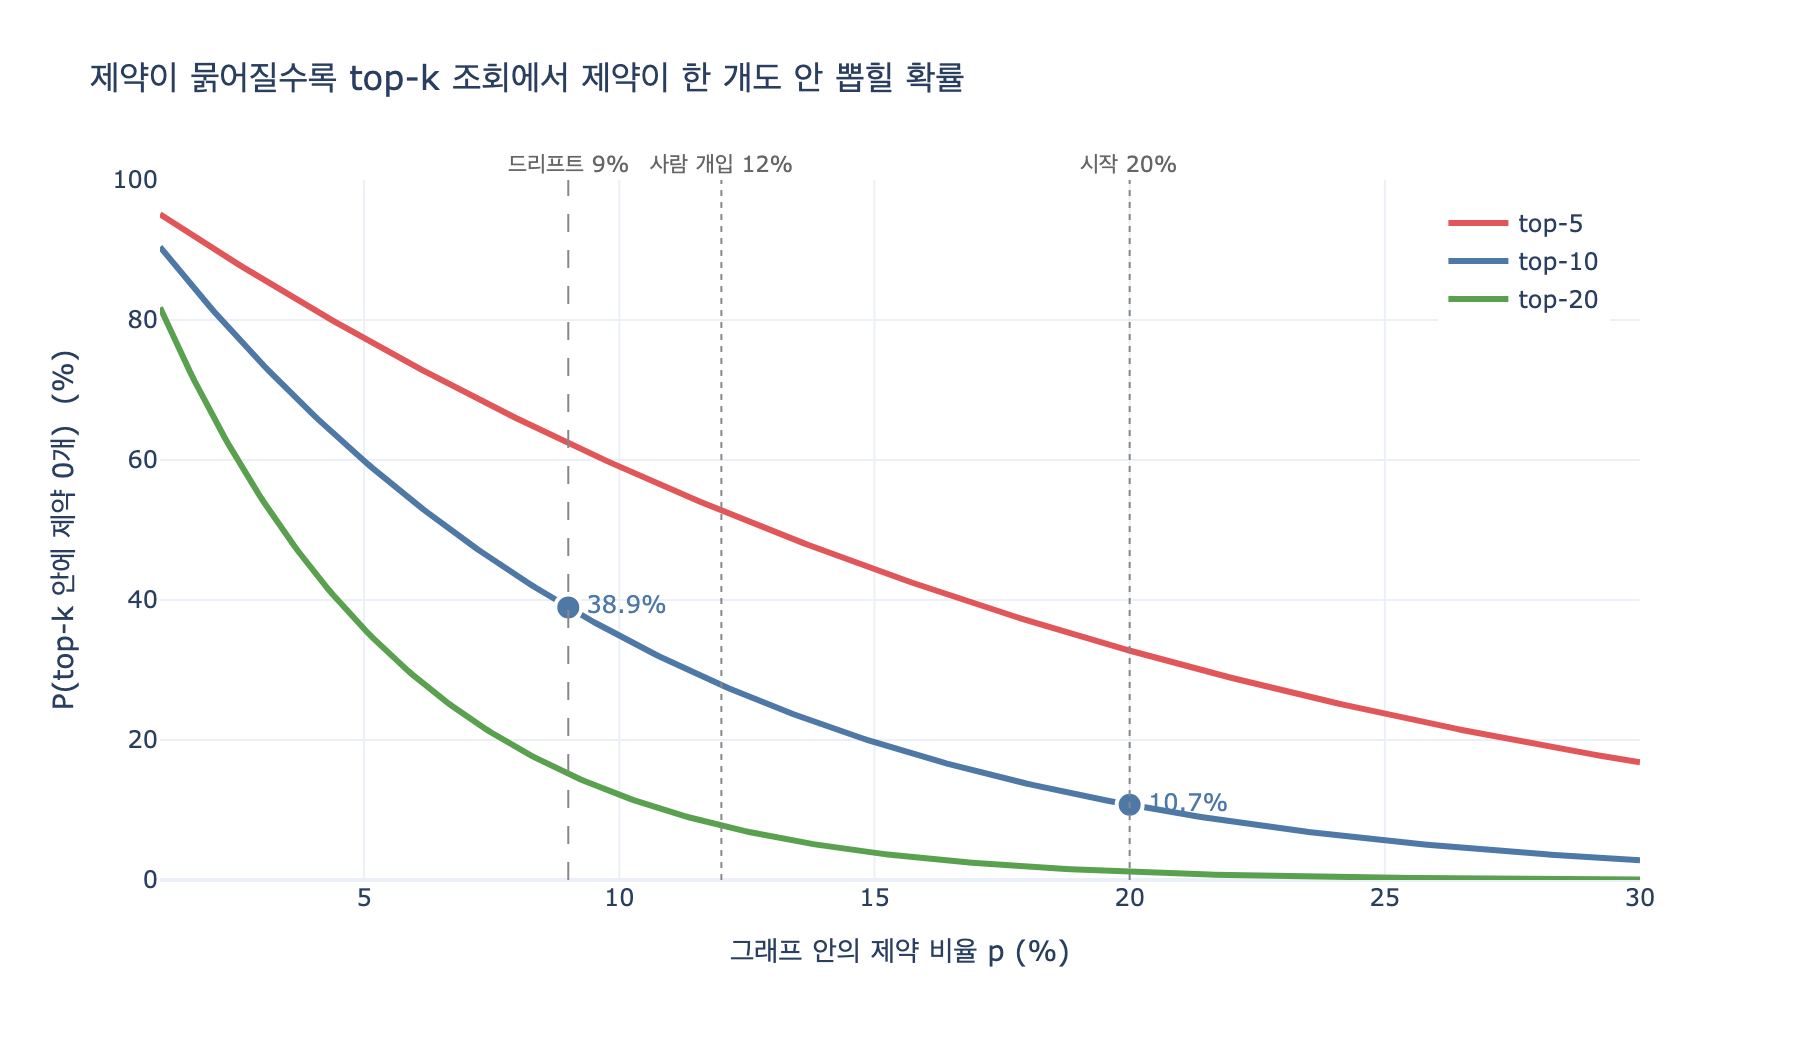

The Python source for this figure:
# %% [markdown]
# # 제약은 「지워져서」가 아니라 「묽어져서」 사라진다
#
# 28.4절의 그래프 드리프트를 두 단계로 나눠서 봅니다.
#
# 1. **묽어지는 단계** — 에이전트가 자기가 쓴 그래프를 읽고 또 쓰면
#    「제약」의 *비율*이 20%에서 9%로 내려간다. 제약 노드 개수 자체는 늘어난다.
# 2. **사라지는 단계** — 조회는 항상 상위 $k$개만 본다.
#    비율이 내려가면 그 $k$개 안에 제약이 **한 개도 안 들어오기 시작**한다.
#
# 즉 삭제(delete)는 한 번도 일어나지 않는데, 검색 결과에서는 사라집니다.
# 이 노트북은 2번 단계의 확률을 초기하분포로 정확히 계산하고,
# 이항 근사 및 몬테카를로 시뮬레이션으로 교차 검증합니다.
#
# 필요 패키지: `plotly`, `numpy`, `scipy`, `kaleido`(정적 이미지 저장용)

# %%
import math
import random

import numpy as np
import plotly.graph_objects as go
from scipy.stats import hypergeom


def _show(fig):
    try:
        from IPython import get_ipython

        if get_ipython() is not None:
            fig.show()
    except ImportError:
        pass


print("준비 완료")

# 출력: 준비 완료

# %% [markdown]
# ## 1단계 — 비율이 묽어지는 과정 재현
#
# 본문 `ex4_drift.py`의 축약판입니다. 에이전트는 그래프에서 사실 하나를 읽고,
# 그것에 이끌려 새 사실을 씁니다. 「무엇을 읽으면 무엇을 쓰는가」가 `EMIT`입니다.
#
# 제약이 줄어드는 이유는 자기 재생산율($0.35$)만이 아닙니다.
# 가장 흔한 종류인 「관계」가 제약을 낳아 주는 비율이 $0.05$로 극히 낮기 때문입니다.
# 살아남는 비율은 **자기 재생산율 × 전체 분포의 곱**이 결정합니다.

# %%
KINDS = ["관계", "선호", "제약", "사건"]
START = {"관계": 40, "선호": 30, "제약": 20, "사건": 10}
EMIT = {
    "관계": {"관계": 0.62, "선호": 0.18, "제약": 0.05, "사건": 0.15},
    "선호": {"관계": 0.20, "선호": 0.55, "제약": 0.10, "사건": 0.15},
    "제약": {"관계": 0.25, "선호": 0.20, "제약": 0.35, "사건": 0.20},
    "사건": {"관계": 0.40, "선호": 0.20, "제약": 0.05, "사건": 0.35},
}
GEN, PER_GEN = 100, 20


def run_drift(human_share, seed=3):
    rng = random.Random(seed)
    c = dict(START)
    for _ in range(GEN):
        new = dict(c)
        for _ in range(PER_GEN):
            if rng.random() < human_share:
                k = rng.choices(KINDS, [START[x] for x in KINDS])[0]
            else:
                s = rng.choices(KINDS, [c[x] for x in KINDS])[0]
                k = rng.choices(KINDS, [EMIT[s][x] for x in KINDS])[0]
            new[k] += 1
        c = new
    t = sum(c.values())
    return c, {k: c[k] / t for k in KINDS}


counts_0, share_0 = run_drift(0.0)
counts_2, share_2 = run_drift(0.2)

print(f"{'':>14}" + "".join(f"{k:>9}" for k in KINDS))
print(f"{'시작':>14}" + "".join(f"{START[k] / 100:>8.0%}" for k in KINDS))
print(f"{'사람 0%':>14}" + "".join(f"{share_0[k]:>8.0%}" for k in KINDS))
print(f"{'사람 20%':>14}" + "".join(f"{share_2[k]:>8.0%}" for k in KINDS))
print()
print(f"제약 개수: 시작 20개 -> {counts_0['제약']}개 (지워진 게 아니라 늘었다)")
print(f"제약 비율: 20% -> {share_0['제약']:.0%}  <- 사라진 건 이쪽")

# 출력:
#                      관계       선호       제약       사건
#             시작     40%     30%     20%     10%
#          사람 0%     42%     30%      9%     19%
#         사람 20%     42%     29%     12%     17%
#
# 제약 개수: 시작 20개 -> 197개 (지워진 게 아니라 늘었다)
# 제약 비율: 20% -> 9%  <- 사라진 건 이쪽

# %% [markdown]
# ## 2단계 — 상위 $k$개에 제약이 하나도 안 들어올 확률
#
# 전체 사실이 $N$개, 그중 제약이 $K = pN$개일 때
# 조회가 상위 $k$개를 뽑는다고 합시다.
# 「제약과의 관련도」가 질의마다 특별히 높지 않다고 보면(즉 순위가 종류에 중립),
# 뽑히는 제약 개수 $X$는 **초기하분포**를 따릅니다.
#
# $$X \sim \mathrm{Hypergeom}(N,\ K,\ k), \qquad
# P(X = 0) \;=\; \frac{\binom{N-K}{k}}{\binom{N}{k}}$$
#
# $N \gg k$이면 복원추출과 다를 게 없어 **이항 근사**가 잘 맞습니다.
#
# $$P(X = 0) \;\approx\; (1 - p)^{k}$$
#
# 그리고 top-$k$ 안의 제약 기대 개수는 $\mathbb{E}[X] = kp$입니다.
# $k = 10$, $p = 0.09$면 $0.9$개 — **평균 한 개도 안 되는** 상태입니다.

# %%
N = 2000  # 전체 사실 수
K_TOPK = 10  # 조회가 보는 상위 개수


def p_miss_exact(p, N=N, k=K_TOPK):
    """초기하분포: top-k에 제약이 0개일 확률"""
    return float(hypergeom.pmf(0, N, round(p * N), k))


def p_miss_approx(p, k=K_TOPK):
    """이항 근사"""
    return (1 - p) ** k


print(f"N={N}, top-k={K_TOPK}\n")
print(f"{'제약 비율':>10}{'제약 수':>9}{'E[X]=kp':>10}{'P(X=0) 정확':>13}{'이항 근사':>11}{'오차':>10}")
print("-" * 64)
for label, p in [("시작 20%", 0.20), ("사람개입 12%", 0.12), ("경보선 10%", 0.10), ("드리프트 9%", 0.09)]:
    e, a = p_miss_exact(p), p_miss_approx(p)
    print(f"{label:>10}{round(p * N):>9}{K_TOPK * p:>10.2f}{e:>13.3%}{a:>11.3%}{abs(e - a):>10.4%}")

# 출력:
# N=2000, top-k=10
#
#      제약 비율     제약 수   E[X]=kp    P(X=0) 정확      이항 근사        오차
# ----------------------------------------------------------------
#     시작 20%      400      2.00      10.677%    10.737%   0.0604%
#   사람개입 12%      240      1.20      27.764%    27.850%   0.0856%
#    경보선 10%      200      1.00      34.780%    34.868%   0.0874%
#    드리프트 9%      180      0.90      38.855%    38.942%   0.0868%

# %% [markdown]
# 정확값과 이항 근사가 0.1%p 이내로 일치합니다. 이후로는 근사식으로 이야기해도 됩니다.
#
# 읽는 법: 제약 비율이 **20% → 9%로 절반 조금 넘게** 떨어졌는데,
# 「제약을 하나도 못 보는 조회」는 **10.7% → 38.9%로 3.6배**가 됐습니다.
# 비율은 선형으로 묽어지지만 조회 실패는 $(1-p)^k$라 훨씬 가파르게 오릅니다.

# %%
print(f"{'구간':>26}{'P(놓침)':>10}{'배수':>8}")
print("-" * 44)
base = p_miss_approx(0.20)
for label, p in [("드리프트 전 20%", 0.20), ("사람 개입 20% 넣어도 12%", 0.12), ("에이전트만 9%", 0.09)]:
    v = p_miss_approx(p)
    print(f"{label:>26}{v:>10.1%}{v / base:>8.2f}x")

print()
for p in (0.20, 0.12, 0.09):
    # 제약을 한 번이라도 보려면 평균 몇 번 조회해야 하나 (기하분포 기댓값)
    hit = 1 - p_miss_approx(p)
    print(f"비율 {p:.0%}: 제약을 한 번 보기까지 평균 조회 {1 / hit:.2f}회, "
          f"연속 5회 조회에서 전멸할 확률 {p_miss_approx(p) ** 5:.2%}")

# 출력:
#                         구간     P(놓침)      배수
# --------------------------------------------
#                 드리프트 전 20%     10.7%    1.00x
#          사람 개입 20% 넣어도 12%     27.9%    2.59x
#                   에이전트만 9%     38.9%    3.63x
#
# 비율 20%: 제약을 한 번 보기까지 평균 조회 1.12회, 연속 5회 조회에서 전멸할 확률 0.00%
# 비율 12%: 제약을 한 번 보기까지 평균 조회 1.39회, 연속 5회 조회에서 전멸할 확률 0.17%
# 비율 9%: 제약을 한 번 보기까지 평균 조회 1.64회, 연속 5회 조회에서 전멸할 확률 0.90%

# %% [markdown]
# ## 몬테카를로 검증
#
# 실제로 $N$개에서 비복원으로 $k$개를 뽑아 보고, 이론값과 맞는지 확인합니다.

# %%
rng = np.random.default_rng(28)
TRIALS = 200_000

print(f"{'p':>6}{'이론 P(X=0)':>14}{'시뮬레이션':>12}{'차이':>10}{'E[X] 이론':>11}{'E[X] 시뮬':>11}")
print("-" * 64)
for p in (0.20, 0.12, 0.10, 0.09):
    K = round(p * N)
    draws = rng.hypergeometric(K, N - K, K_TOPK, size=TRIALS)
    sim_miss = float((draws == 0).mean())
    th = p_miss_exact(p)
    print(f"{p:>6.2f}{th:>14.3%}{sim_miss:>12.3%}{abs(th - sim_miss):>10.3%}"
          f"{K_TOPK * p:>11.2f}{draws.mean():>11.2f}")

# 출력:
#      p     이론 P(X=0)       시뮬레이션        차이    E[X] 이론    E[X] 시뮬
# ----------------------------------------------------------------
#   0.20       10.677%     10.806%    0.129%       2.00       2.00
#   0.12       27.764%     27.786%    0.021%       1.20       1.20
#   0.10       34.780%     34.810%    0.030%       1.00       1.00
#   0.09       38.855%     38.921%    0.067%       0.90       0.90

# %% [markdown]
# 이론값과 0.13%p 이내로 일치합니다. 초기하 모델이 맞습니다.
#
# ## $k$를 키우면 해결될까
#
# $(1-p)^k$에서 $k$를 키우면 놓침 확률은 내려갑니다. 하지만
#
# $$k^{*} = \frac{\ln \varepsilon}{\ln(1-p)}$$
#
# 이 「놓침 확률을 $\varepsilon$ 이하로 만드는 최소 $k$」입니다.
# $p$가 묽어질수록 필요한 $k$가 커지고, $k$는 컨텍스트 예산(24장)에 직접 부딪힙니다.

# %%
print(f"{'제약 비율':>10}" + "".join(f"{f'ε={e:.0%}':>10}" for e in (0.10, 0.05, 0.01)))
print("-" * 40)
for p in (0.20, 0.12, 0.09, 0.05):
    row = "".join(f"{math.ceil(math.log(e) / math.log(1 - p)):>10}" for e in (0.10, 0.05, 0.01))
    print(f"{p:>10.0%}{row}")

# 출력:
#      제약 비율     ε=10%      ε=5%      ε=1%
# ----------------------------------------
#        20%        11        14        21
#        12%        19        24        37
#         9%        25        32        49
#         5%        45        59        90

# %% [markdown]
# 20%일 때 top-11이면 되던 것이 9%가 되면 top-25가 필요합니다.
# 검색기를 그대로 두면 제약은 조용히 시야 밖으로 밀려납니다.
#
# ## 시각화

# %%
ps = np.linspace(0.01, 0.30, 300)
fig = go.Figure()

for k, color in [(5, "#e15759"), (10, "#4e79a7"), (20, "#59a14f")]:
    fig.add_trace(go.Scatter(
        x=ps * 100, y=(1 - ps) ** k * 100,
        mode="lines", name=f"top-{k}",
        line=dict(width=3, color=color),
        hovertemplate="제약 비율 %{x:.1f}%<br>놓침 %{y:.1f}%<extra>top-" + str(k) + "</extra>",
    ))

for x, txt, dash in [(20, "시작 20%", "dot"), (12, "사람 개입 12%", "dot"), (9, "드리프트 9%", "dash")]:
    fig.add_vline(x=x, line=dict(color="#888", width=1, dash=dash),
                  annotation_text=txt, annotation_position="top",
                  annotation_font=dict(size=11, color="#666"))

fig.add_trace(go.Scatter(
    x=[20, 9], y=[(1 - 0.20) ** 10 * 100, (1 - 0.09) ** 10 * 100],
    mode="markers+text", name="top-10 이동",
    marker=dict(size=13, color="#4e79a7", line=dict(width=2, color="white")),
    text=["10.7%", "38.9%"], textposition="middle right",
    textfont=dict(size=12, color="#4e79a7"), showlegend=False,
))

fig.update_layout(
    title="제약이 묽어질수록 top-k 조회에서 제약이 한 개도 안 뽑힐 확률",
    xaxis_title="그래프 안의 제약 비율 p (%)",
    yaxis_title="P(top-k 안에 제약 0개)  (%)",
    template="plotly_white", width=900, height=520,
    legend=dict(x=0.98, y=0.98, xanchor="right", yanchor="top"),
    margin=dict(t=90),
)
fig.update_xaxes(range=[1, 30])
fig.update_yaxes(range=[0, 100])

_show(fig)

try:
    fig.write_image("expy.png", scale=2)
    print("expy.png 저장 완료")
except Exception as exc:  # kaleido 미설치 등
    print(f"이미지 저장 실패: {exc}")

# 출력: expy.png 저장 완료

# %% [markdown]
# ## 정리
#
# | 관찰 | 값 |
# |---|---|
# | 제약 **개수** | 20개 → 197개 (**늘었다**) |
# | 제약 **비율** | 20% → 9% |
# | top-10에 제약 0개일 확률 | 10.7% → 38.9% (3.6배) |
# | top-10 안의 제약 기대 개수 | 2.0개 → 0.9개 |
# | 놓침 10% 이하로 만들 $k$ | 11 → 25 |
#
# - 제약을 지운 주체는 아무도 없습니다. 삭제 로그를 뒤져도 안 나옵니다.
#   **비율**이 묽어졌고, 조회가 상위 $k$개만 보기 때문에 결과에서 빠졌을 뿐입니다.
# - 사람이 쓰기의 20%를 담당해도 9%가 12%로 완화될 뿐, 방향은 그대로입니다.
#   놓침 확률은 여전히 시작 대비 2.6배입니다.
# - 그래서 개입 지점은 개별 사실이 아니라 **비율**입니다.
#   「관계가 55%를 넘으면 관계 쓰기 중단」, 「제약이 10% 아래면 경보」 같은
#   종류별 비율 상한/하한을 매일 쿼리 한 줄로 재야 합니다.
#   이 지표가 없으면 묽어지는 것을 영영 못 봅니다.
